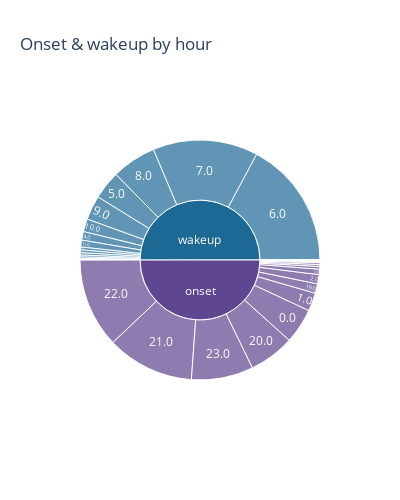

The notebook cell this image was saved under:
### Code cell
agg_data = train_events[['event', 'hour']].groupby(['event', 'hour']).size().reset_index(name='count')

fig = px.sunburst(
    agg_data,
    values='count',
    path=['event', 'hour'],
    title='Onset & wakeup by hour',
    color='event',
    height=500,
    width=400,
    color_discrete_sequence=px.colors.qualitative.Prism
)
fig.show()

### Figure 1 — Plotly figure (JSON) as saved in the notebook; plotly's stock layout.template omitted (floating-point values rounded to 4 significant figures)
{"data": [{"branchvalues": "total", "customdata": [["onset"], ["wakeup"], ["onset"], ["wakeup"], ["onset"], ["wakeup"], ["onset"], ["wakeup"], ["onset"], ["wakeup"], ["wakeup"], ["wakeup"], ["onset"], ["wakeup"], ["onset"], ["wakeup"], ["onset"], ["wakeup"], ["onset"], ["wakeup"], ["onset"], ["onset"], ["onset"], ["onset"], ["onset"], ["wakeup"], ["wakeup"], ["onset"], ["onset"], ["wakeup"], ["onset"], ["wakeup"], ["onset"], ["wakeup"], ["wakeup"], ["onset"], ["onset"], ["wakeup"], ["onset"], ["onset"], ["wakeup"]], "domain": {"x": [0, 1], "y": [0, 1]}, "hovertemplate": "labels=%{label}<br>count=%{value}<br>parent=%{parent}<br>id=%{id}<br>event=%{customdata[0]}<extra></extra>", "ids": ["onset/0.0", "wakeup/10.0", "onset/9.0", "wakeup/8.0", "onset/8.0", "wakeup/7.0", "onset/7.0", "wakeup/6.0", "onset/6.0", "wakeup/5.0", "wakeup/9.0", "wakeup/4.0", "onset/4.0", "wakeup/3.0", "onset/3.0", "wakeup/2.0", "onset/2.0", "wakeup/1.0", "onset/1.0", "wakeup/0.0", "onset/5.0", "onset/17.0", "onset/18.0", "onset/21.0", "onset/20.0", "wakeup/20.0", "wakeup/16.0", "onset/19.0", "onset/16.0", "wakeup/13.0", "onset/15.0", "wakeup/14.0", "onset/14.0", "wakeup/12.0", "wakeup/11.0", "onset/11.0", "onset/22.0", "wakeup/15.0", "onset/23.0", "onset", "wakeup"], "labels": ["0.0", "10.0", "9.0", "8.0", "8.0", "7.0", "7.0", "6.0", "6.0", "5.0", "9.0", "4.0", "4.0", "3.0", "3.0", "2.0", "2.0", "1.0", "1.0", "0.0", "5.0", "17.0", "18.0", "21.0", "20.0", "20.0", "16.0", "19.0", "16.0", "13.0", "15.0", "14.0", "14.0", "12.0", "11.0", "11.0", "22.0", "15.0", "23.0", "onset", "wakeup"], "marker": {"colors": ["rgb(95, 70, 144)", "rgb(29, 105, 150)", "rgb(95, 70, 144)", "rgb(29, 105, 150)", "rgb(95, 70, 144)", "rgb(29, 105, 150)", "rgb(95, 70, 144)", "rgb(29, 105, 150)", "rgb(95, 70, 144)", "rgb(29, 105, 150)", "rgb(29, 105, 150)", "rgb(29, 105, 150)", "rgb(95, 70, 144)", "rgb(29, 105, 150)", "rgb(95, 70, 144)", "rgb(29, 105, 150)", "rgb(95, 70, 144)", "rgb(29, 105, 150)", "rgb(95, 70, 144)", "rgb(29, 105, 150)", "rgb(95, 70, 144)", "rgb(95, 70, 144)", "rgb(95, 70, 144)", "rgb(95, 70, 144)", "rgb(95, 70, 144)", "rgb(29, 105, 150)", "rgb(29, 105, 150)", "rgb(95, 70, 144)", "rgb(95, 70, 144)", "rgb(29, 105, 150)", "rgb(95, 70, 144)", "rgb(29, 105, 150)", "rgb(95, 70, 144)", "rgb(29, 105, 150)", "rgb(29, 105, 150)", "rgb(95, 70, 144)", "rgb(95, 70, 144)", "rgb(29, 105, 150)", "rgb(95, 70, 144)", "rgb(95, 70, 144)", "rgb(29, 105, 150)"]}, "name": "", "parents": ["onset", "wakeup", "onset", "wakeup", "onset", "wakeup", "onset", "wakeup", "onset", "wakeup", "wakeup", "wakeup", "onset", "wakeup", "onset", "wakeup", "onset", "wakeup", "onset", "wakeup", "onset", "onset", "onset", "onset", "onset", "wakeup", "wakeup", "onset", "onset", "wakeup", "onset", "wakeup", "onset", "wakeup", "wakeup", "onset", "onset", "wakeup", "onset", "", ""], "type": "sunburst", "values": [454, 165, 1, 576, 2, 1358, 1, 1647, 12, 367, 314, 111, 35, 36, 70, 30, 119, 24, 235, 6, 24, 6, 25, 1130, 589, 1, 4, 122, 7, 20, 2, 8, 1, 37, 88, 1, 1155, 2, 800, 4791, 4794]}], "layout": {"height": 500, "legend": {"tracegroupgap": 0}, "sunburstcolorway": ["rgb(95, 70, 144)", "rgb(29, 105, 150)", "rgb(56, 166, 165)", "rgb(15, 133, 84)", "rgb(115, 175, 72)", "rgb(237, 173, 8)", "rgb(225, 124, 5)", "rgb(204, 80, 62)", "rgb(148, 52, 110)", "rgb(111, 64, 112)", "rgb(102, 102, 102)"], "title": {"text": "Onset & wakeup by hour"}, "width": 400}}
